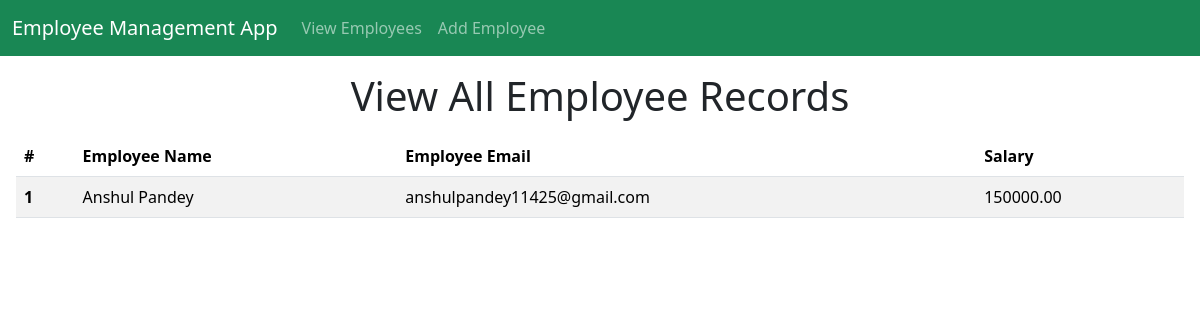
/employee/, run on the app's committed database.
### Employee/models.py (models this page shows, shortened)
class Employee(models.Model):
	employee_name = models.CharField(max_length=100)
	employee_email = models.EmailField(max_length=254)
	employee_salary = models.DecimalField(max_digits=10, decimal_places=2)

### Employee/views.py (the view)
# urls.py: 2. Add a URL to urlpatterns:  path('', views.home, name='home')
def home(request):
	employees = Employee.objects.all()
	return render(request, "Employee/home.html", {"employees": employees})

### Employee/Templates/Employee/home.html (shortened to what this page needs)
<!doctype html>
<html lang="en">
  <head>
    <link href="https://cdn.jsdelivr.net/npm/bootstrap@5.3.8/dist/css/bootstrap.min.css" rel="stylesheet" />
  </head>
  <body>
    {% include "Employee/nav_employee.html" %}
    <h1 class="my-3 text-center">View All Employee Records</h1>
    <div class="table-responsive px-3">
      <table class="table table-striped align-middle">
        <thead>
          <tr>
            <th scope="col">#</th>
            <th scope="col">Employee Name</th>
            <th scope="col">Employee Email</th>
            <th scope="col">Salary</th>
          </tr>
        </thead>
        <tbody>
          {% for employee in employees %}
          <tr>
            <th scope="row">{{ employee.id }}</th>
            <td>{{ employee.employee_name }}</td>
            <td>{{ employee.employee_email }}</td>
            <td>{{ employee.employee_salary }}</td>
          </tr>
          {% empty %}
          <tr>
            <td colspan="4" class="text-center">No employees have been added yet.</td>
          </tr>
          {% endfor %}
        </tbody>
      </table>
    </div>
  </body>
</html>

### data on the page
Employee: id "1", employee_name "Anshul Pandey", employee_email "anshulpandey11425@gmail.com", employee_salary "150000.00"
